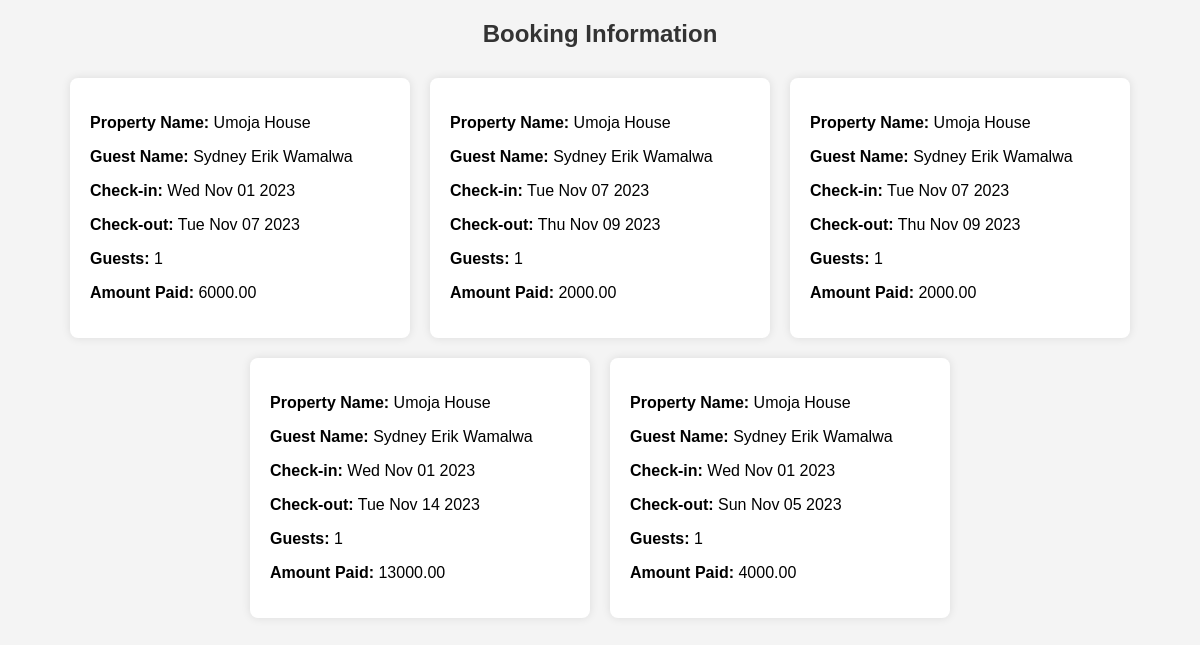
The page /viewpropertybookings/1 on the database as committed earlier.
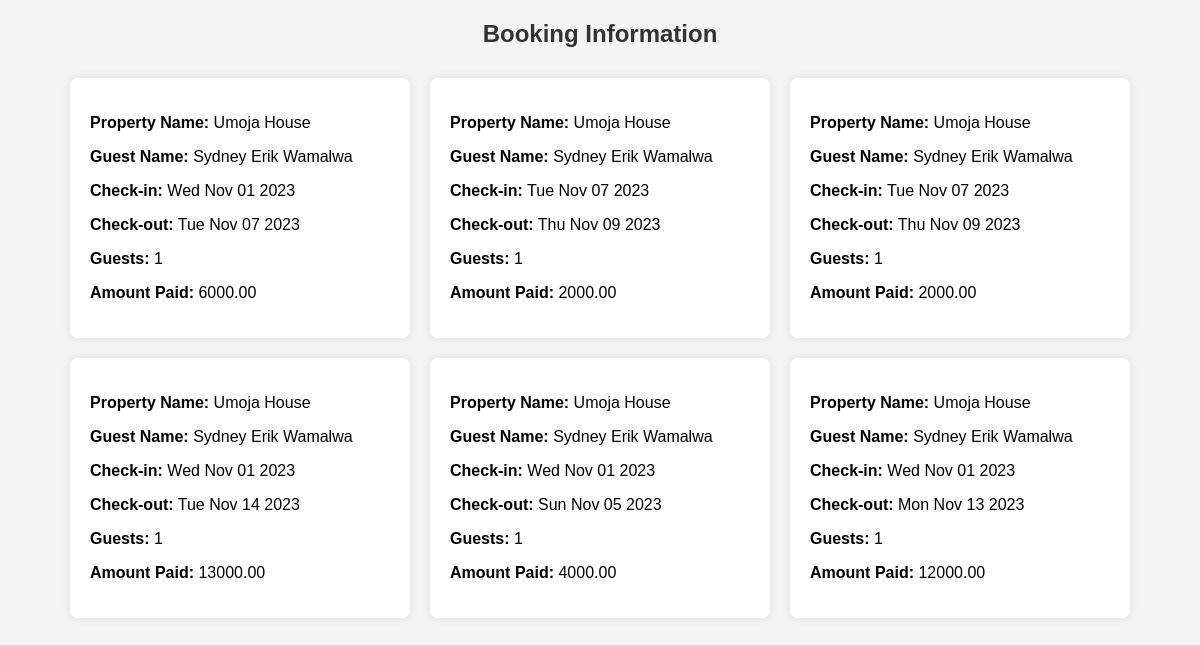
The same page on the database as committed later.
### tables this page shows
CREATE TABLE bookings (
            id INTEGER PRIMARY KEY,
            guest_name TEXT NOT NULL,
            property_id INTEGER,
            property_name TEXT NOT NULL,
            check_in DATE NOT NULL,
            check_out DATE NOT NULL,
            guests INTEGER NOT NULL,
            amount VARCHAR NOT NULL,
            user_id INTEGER NOT NULL,
            contacts TEXT NOT NULL,
            property_type TEXT NOT NULL,
            FOREIGN KEY (property_type) REFERENCES properties(property_type),
            FOREIGN KEY (user_id) REFERENCES users(id),
            FOREIGN KEY (property_id) REFERENCES properties (id)
        );

### app.py (the view)
@app.route('/viewpropertybookings/<destination_id>')
def viewpropertybooking(destination_id):
    try:
        with sqlite3.connect('users.db') as connection:
            cursor = connection.cursor()
            cursor.execute("SELECT * FROM bookings WHERE property_id = ?", (destination_id,))
            bookings_data = cursor.fetchall()
        return render_template('admin_property_booking.html', bookings_data=bookings_data)
    except Exception as e:
        print(f"Error fetching bookings: {e}")
        bookings_data = []
        return render_template('admin_property_booking.html', bookings_data=bookings_data, error=str(e))

### templates/admin_property_booking.html (shortened to what this page needs)
<!DOCTYPE html>
<html lang="en">
<head>
</head>
<body>
    <h2>Booking Information</h2>
    <div class="bookings-container">
        {% for booking in bookings_data %}
            <div class="bookings">
                <p><strong>Property Name:</strong> {{ booking[3] }}</p>
                <p><strong>Guest Name:</strong> {{ booking[1] }}</p>
                <p><strong>Check-in:</strong> {{ booking[4] }}</p>
                <p><strong>Check-out:</strong> {{ booking[5] }}</p>
                <p><strong>Guests:</strong> {{ booking[6] }}</p>
                <p><strong>Amount Paid:</strong> {{ booking[7] }}</p>
            </div>
        {% endfor %}
    </div>
</body>
</html>

Rows that differ between the two databases and show on the page:
added bookings: property_name "Umoja House", guest_name "Sydney Erik Wamalwa", check_in "Wed Nov 01 2023", check_out "Mon Nov 13 2023", guests "1", amount "12000.00"
